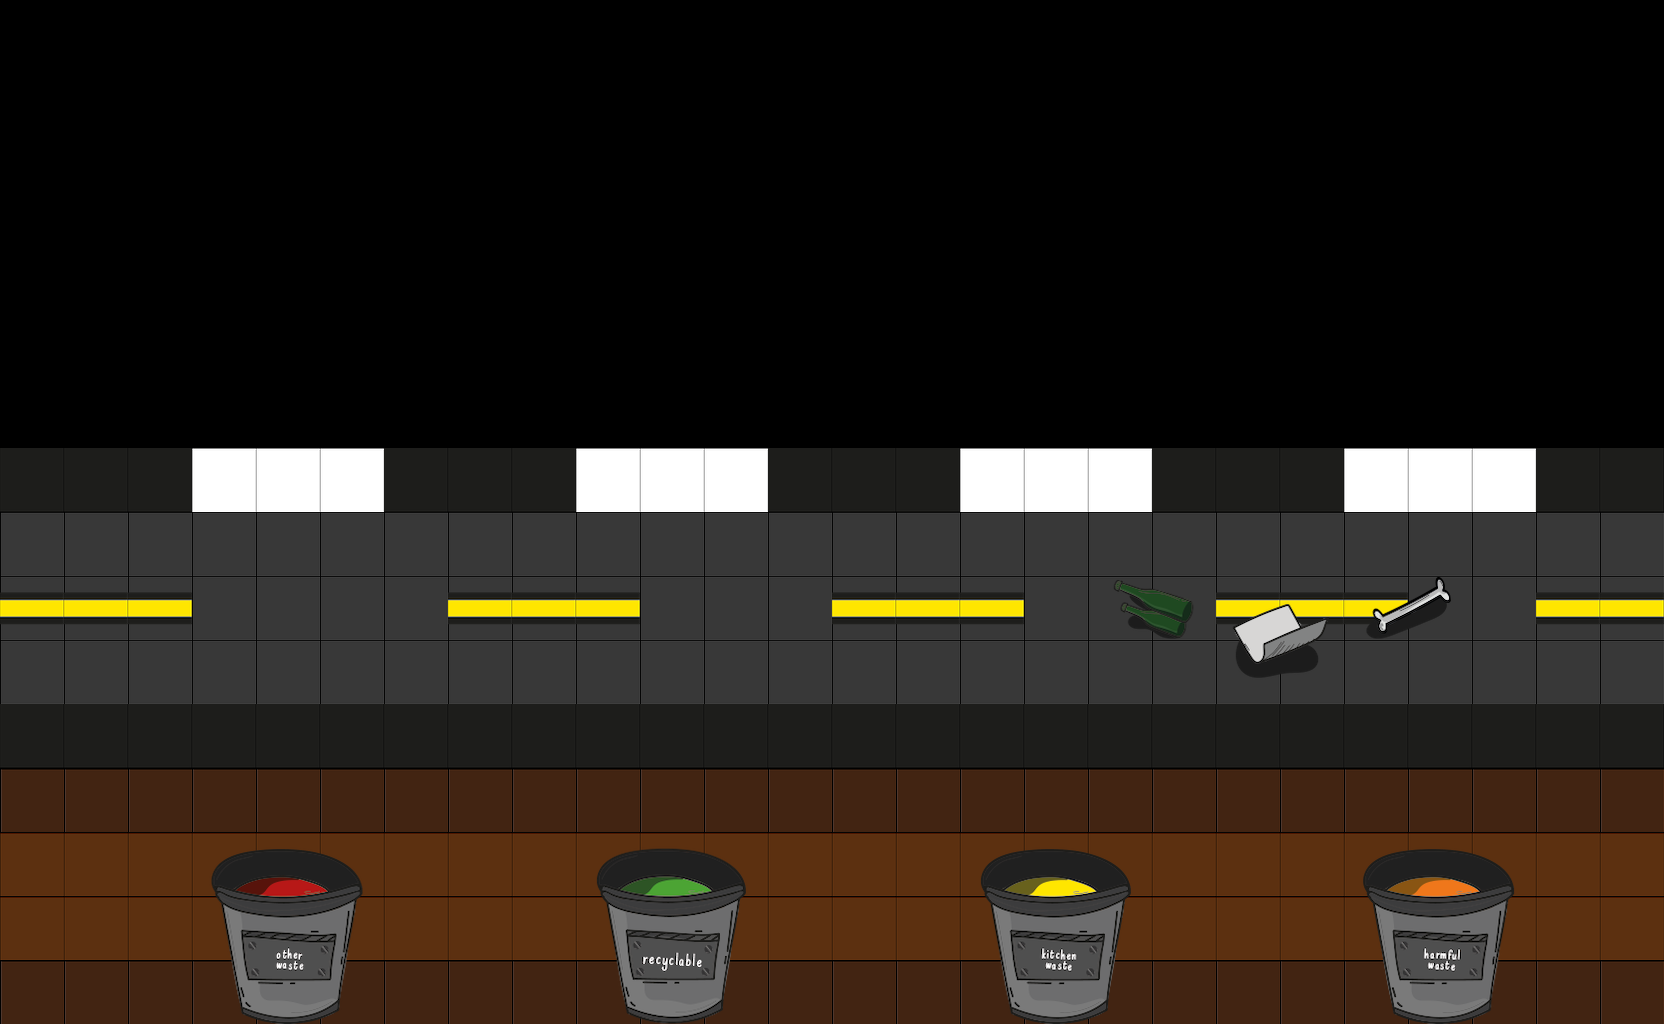

Tiled map render using the project's own tile images. Description and the map definition, with tile-layer contents summarised, below:
An orthogonal 26x16 tile map with 64x64 px tiles, 10 tile layers (ground, blackwhite, brown_road, road, ...), 2 hidden layers not drawn and 1 object (startpoint).

<map version="1.2" tiledversion="1.2.4" orientation="orthogonal" renderorder="right-down" width="26" height="16" tilewidth="64" tileheight="64" infinite="0" nextlayerid="79" nextobjectid="11">
 <tileset firstgid="1" name="fullset" tilewidth="64" tileheight="64" tilecount="108" columns="9">
  <image source="fullset.png" width="576" height="768" />
  <tile id="2">
   <properties>
    <property name="black" type="bool" value="true" />
   </properties>
  </tile>
  <tile id="60">
   <properties>
    <property name="white" type="bool" value="true" />
   </properties>
  </tile>
  <tile id="61">
   <properties>
    <property name="brown" type="bool" value="true" />
   </properties>
  </tile>
  <tile id="69">
   <properties>
    <property name="brown" type="bool" value="true" />
   </properties>
  </tile>
 </tileset>
 <layer id="67" name="ground" width="26" height="16">
  <properties>
   <property name="ground" type="bool" value="true" />
  </properties>
  <data>[416 cells, 104 non-empty, 2 distinct tile ids]</data>
 </layer>
 <layer id="68" name="blackwhite" width="26" height="16">
  <properties>
   <property name="blackwhite" type="bool" value="true" />
  </properties>
  <data>[416 cells, 26 non-empty, 2 distinct tile ids]</data>
 </layer>
 <layer id="69" name="brown_road" width="26" height="16">
  <data>[416 cells, 104 non-empty, 2 distinct tile ids]</data>
 </layer>
 <layer id="70" name="road" width="26" height="16">
  <properties>
   <property name="yellowroad" type="bool" value="true" />
  </properties>
  <data>[416 cells, 15 non-empty, 2 distinct tile ids]</data>
 </layer>
 <layer id="71" name="waste" width="26" height="16" visible="0">
  <data>[416 cells, 24 non-empty, 24 distinct tile ids]</data>
 </layer>
 <layer id="72" name="green_bottle" width="26" height="16">
  <properties>
   <property name="green_bottle" type="bool" value="true" />
  </properties>
  <data>[416 cells, 2 non-empty, 2 distinct tile ids]</data>
 </layer>
 <layer id="73" name="paper" width="26" height="16">
  <properties>
   <property name="paper" type="bool" value="true" />
  </properties>
  <data>[416 cells, 4 non-empty, 4 distinct tile ids]</data>
 </layer>
 <layer id="74" name="bone" width="26" height="16">
  <properties>
   <property name="bone" type="bool" value="true" />
  </properties>
  <data>[416 cells, 2 non-empty, 2 distinct tile ids]</data>
 </layer>
 <layer id="75" name="platform_layer" width="26" height="16">
  <data>[416 cells, 0 non-empty, 0 distinct tile ids]</data>
 </layer>
 <layer id="76" name="dusbin" width="26" height="16" visible="0">
  <data>[416 cells, 36 non-empty, 36 distinct tile ids]</data>
 </layer>
 <objectgroup id="54" name="objectLayer">
  <object id="9" name="startpoint" x="70.34" y="582.218" width="123.095" height="102.579" />
 </objectgroup>
 <layer id="77" name="dusbin_v02" width="26" height="16">
  <properties>
   <property name="dusbin" type="bool" value="true" />
  </properties>
  <data>[416 cells, 36 non-empty, 36 distinct tile ids]</data>
 </layer>
 <layer id="78" name="coin_layer" width="26" height="16">
  <data>[416 cells, 0 non-empty, 0 distinct tile ids]</data>
 </layer>
</map>